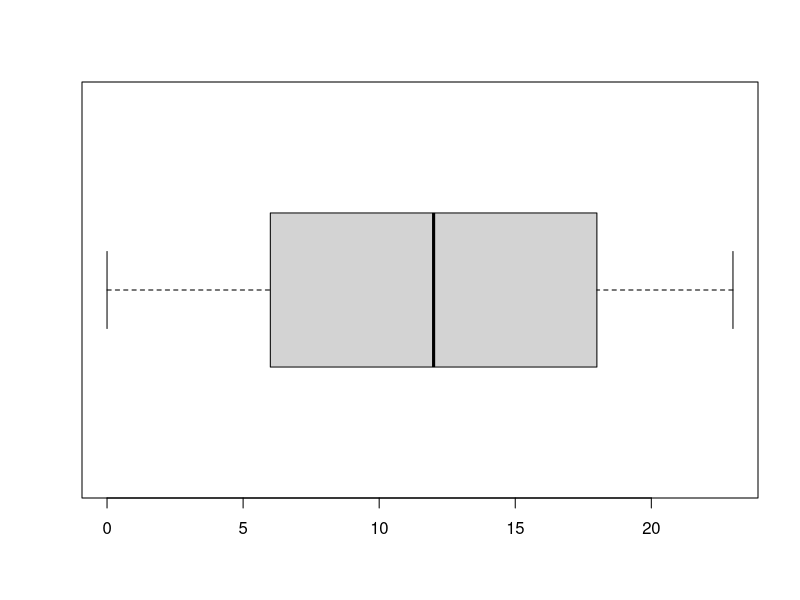
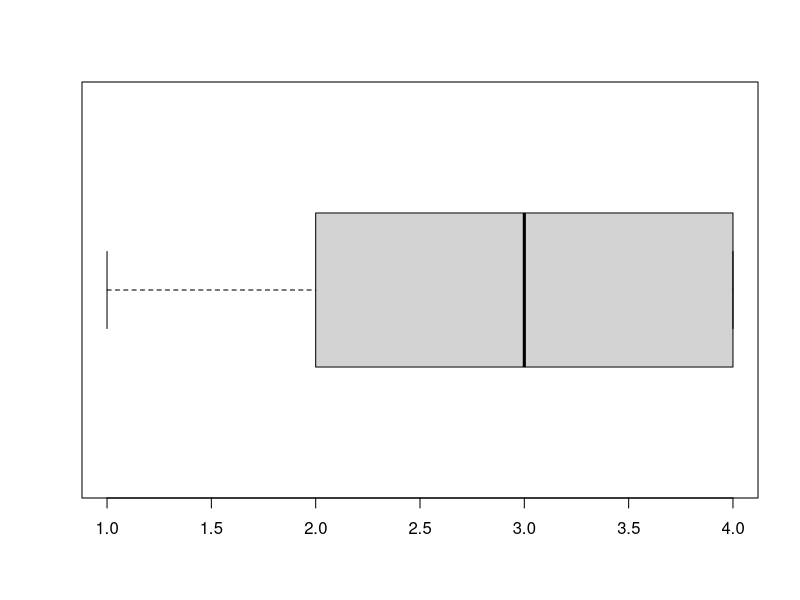
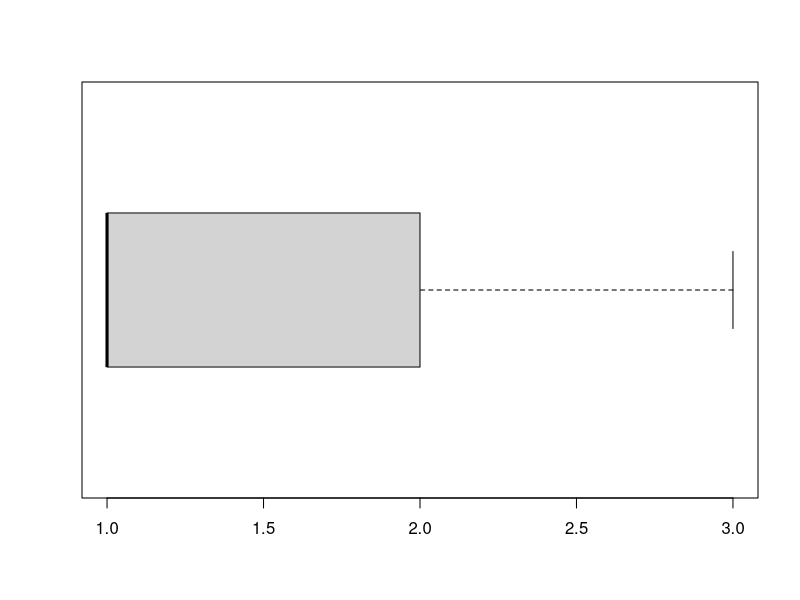
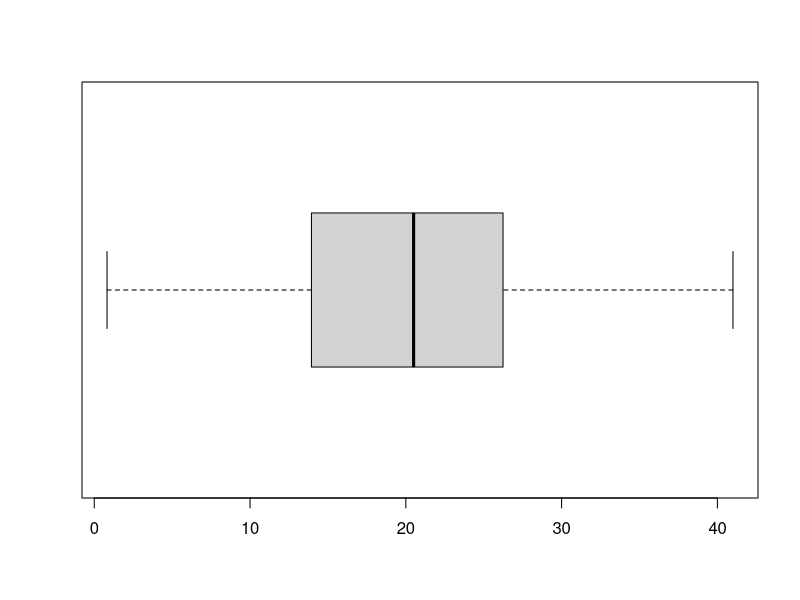
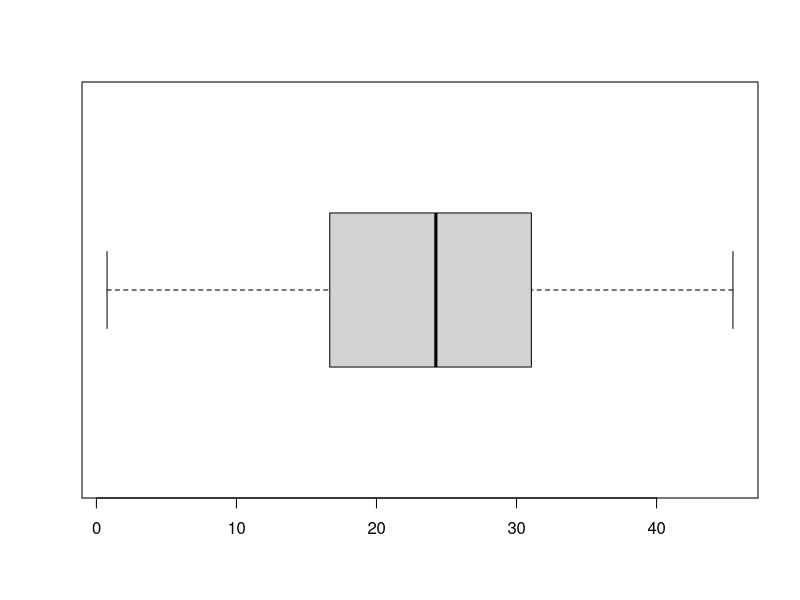
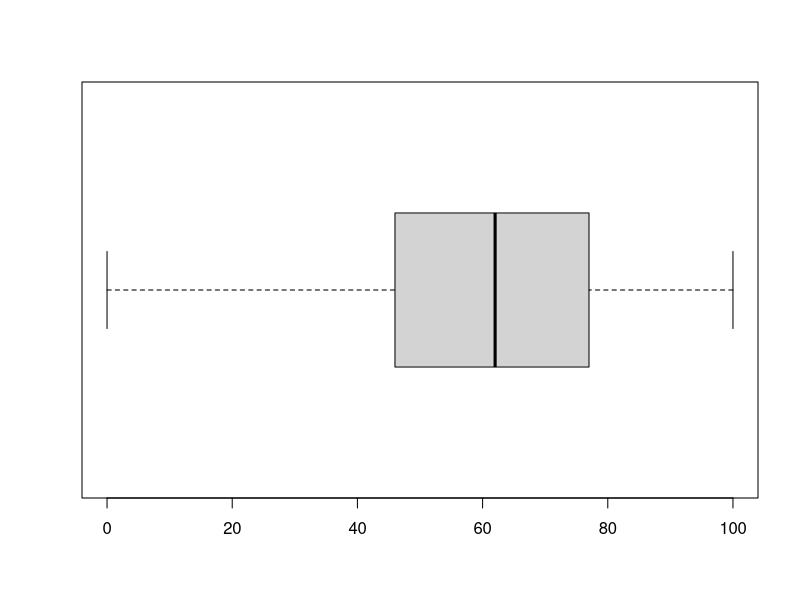
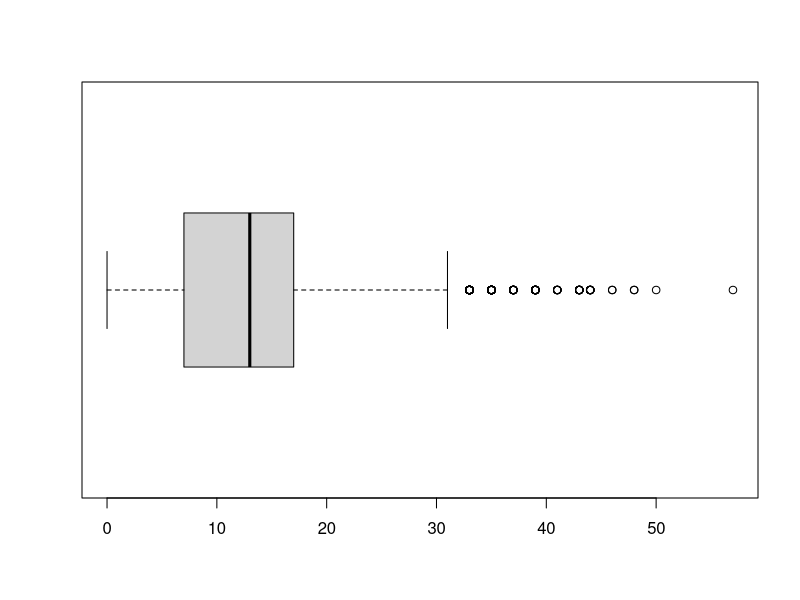
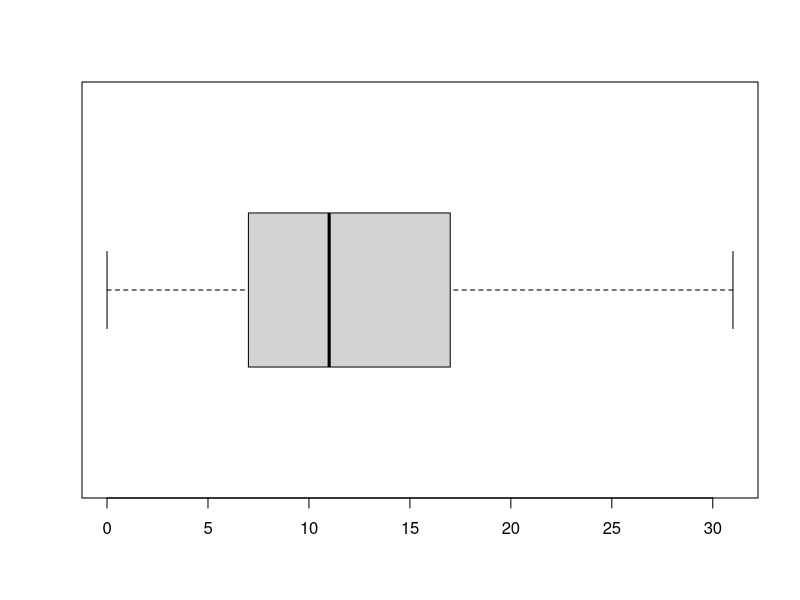

Generate these figures, in order, with R:
## ---- chunk 1
install.packages("tidyverse")
library(tidyverse)
## ---- chunk 2
bikes <- read.csv("data/train.csv")
View(bikes)
head(bikes)
colnames(bikes)
dim(bikes)
## ---- chunk 3
bikes <- read.table("data/train.csv", na.strings="", header=TRUE, sep=";", dec=".")
names(bikes)[12] <- "num_bikes"
head(bikes)
colnames(bikes)
dim(bikes)
summary(bikes)
## ---- chunk 4
bikes %>%
  group_by(hour) %>% 
  count()
bikes %>%
  group_by(season) %>% 
  count()
## ---- chunk 5
  bikes %>%
  group_by(hour) %>%
  summarize(total_bikes = sum(num_bikes))
  bikes %>%
  group_by(season) %>%
  summarize(total_bikes = sum(num_bikes))
## ---- chunk 6

## ---- chunk 7

## ---- chunk 8
# Preprocesamiento 1. Valores perdidos y Filas duplicadas
#help(read.table)
#bikes <- read.table("data/train.csv", na.strings="", header=TRUE, sep=";", dec=".")
str(bikes)

# Búsqueda de valores NA
complete.cases(bikes)

# Búsqueda de valores NA
complete.cases(bikes)
## ---- chunk 9
# Preprocesamiento 2. Detección y eliminación de outliers
str(bikes)
head(bikes)
## ---- chunk 10
# Outliers: hour
boxplot(bikes$hour, horizontal = TRUE)
boxplot.stats(bikes$hour)
## ---- chunk 11
# Outliers: season
boxplot(bikes$season, horizontal = TRUE)
boxplot.stats(bikes$season)
## ---- chunk 12
# Outliers: weather
boxplot(bikes$weather, horizontal = TRUE)
boxplot.stats(bikes$weather)
## ---- chunk 13
# Outliers: temp
boxplot(bikes$temp, horizontal = TRUE)
boxplot.stats(bikes$temp)
## ---- chunk 14
# Outliers: atemp
boxplot(bikes$atemp, horizontal = TRUE)
boxplot.stats(bikes$atemp)
## ---- chunk 15
# Outliers: humidity
boxplot(bikes$humidity, horizontal = TRUE)
boxplot.stats(bikes$humidity)
## ---- chunk 16
# Outliers: windspeed
boxplot(bikes$windspeed, horizontal = TRUE)
boxplot.stats(bikes$windspeed)
## ---- chunk 17
# Outliers en windspeed por encima de 32 km/h
outlier_min <- min(boxplot.stats(bikes$windspeed)$out)

bikes_without_liers <- bikes$windspeed[bikes$windspeed < outlier_min]

# Comprobación
boxplot(bikes_without_liers, horizontal = TRUE)
boxplot.stats(bikes_without_liers)

# Filtrado de dataframe
bikes1 <- filter(bikes, bikes$windspeed < outlier_min)

str(bikes1)
head(bikes1)
## ---- chunk 18
summary(bikes1)
## ---- chunk 19
install.packages('ggplot2')
library(ggplot2)
## ---- chunk 20
# So, now...what do we looking for?
